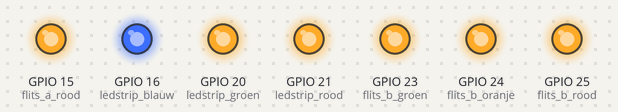
A program run on a simulated Raspberry Pi (BCM pin numbers). Shown: output pins drawn as LEDs (lit = HIGH).

Above: at 1.5 s.
At 4.5 s:
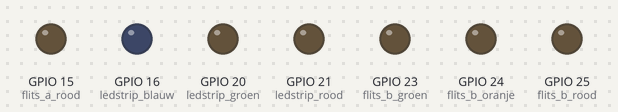
Timing chart, 0 to 7.8 s (numbered marks = the images above):
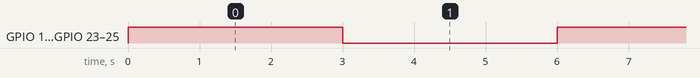

Measured:
- by itself, GPIO 15 (flits_a_rood), GPIO 16 (ledstrip_blauw), GPIO 20 (ledstrip_groen), GPIO 21 (ledstrip_rood), GPIO 23 (flits_b_groen), GPIO 24 (flits_b_oranje), GPIO 25 (flits_b_rood): alternates HIGH for 3.0 s and LOW for 3.0 s

The program:

gpio_out_test.py
```python
from gpiozero import DigitalOutputDevice, DigitalInputDevice
import time

flits_a_rood = DigitalOutputDevice(15)
flits_b_groen = DigitalOutputDevice(23)
flits_b_oranje = DigitalOutputDevice(24)
flits_b_rood = DigitalOutputDevice(25)
ledstrip_rood = DigitalOutputDevice(21)
ledstrip_groen = DigitalOutputDevice(20)
ledstrip_blauw = DigitalOutputDevice(16)


while True:
    flits_a_rood.on()
    flits_b_groen.on()
    flits_b_oranje.on()
    flits_b_rood.on()
    ledstrip_rood.on()
    ledstrip_groen.on()
    ledstrip_blauw.on()
    time.sleep(3)
    flits_a_rood.off()
    flits_b_groen.off()
    flits_b_oranje.off()
    flits_b_rood.off()
    ledstrip_rood.off()
    ledstrip_groen.off()
    ledstrip_blauw.off()
    time.sleep(3)
```
